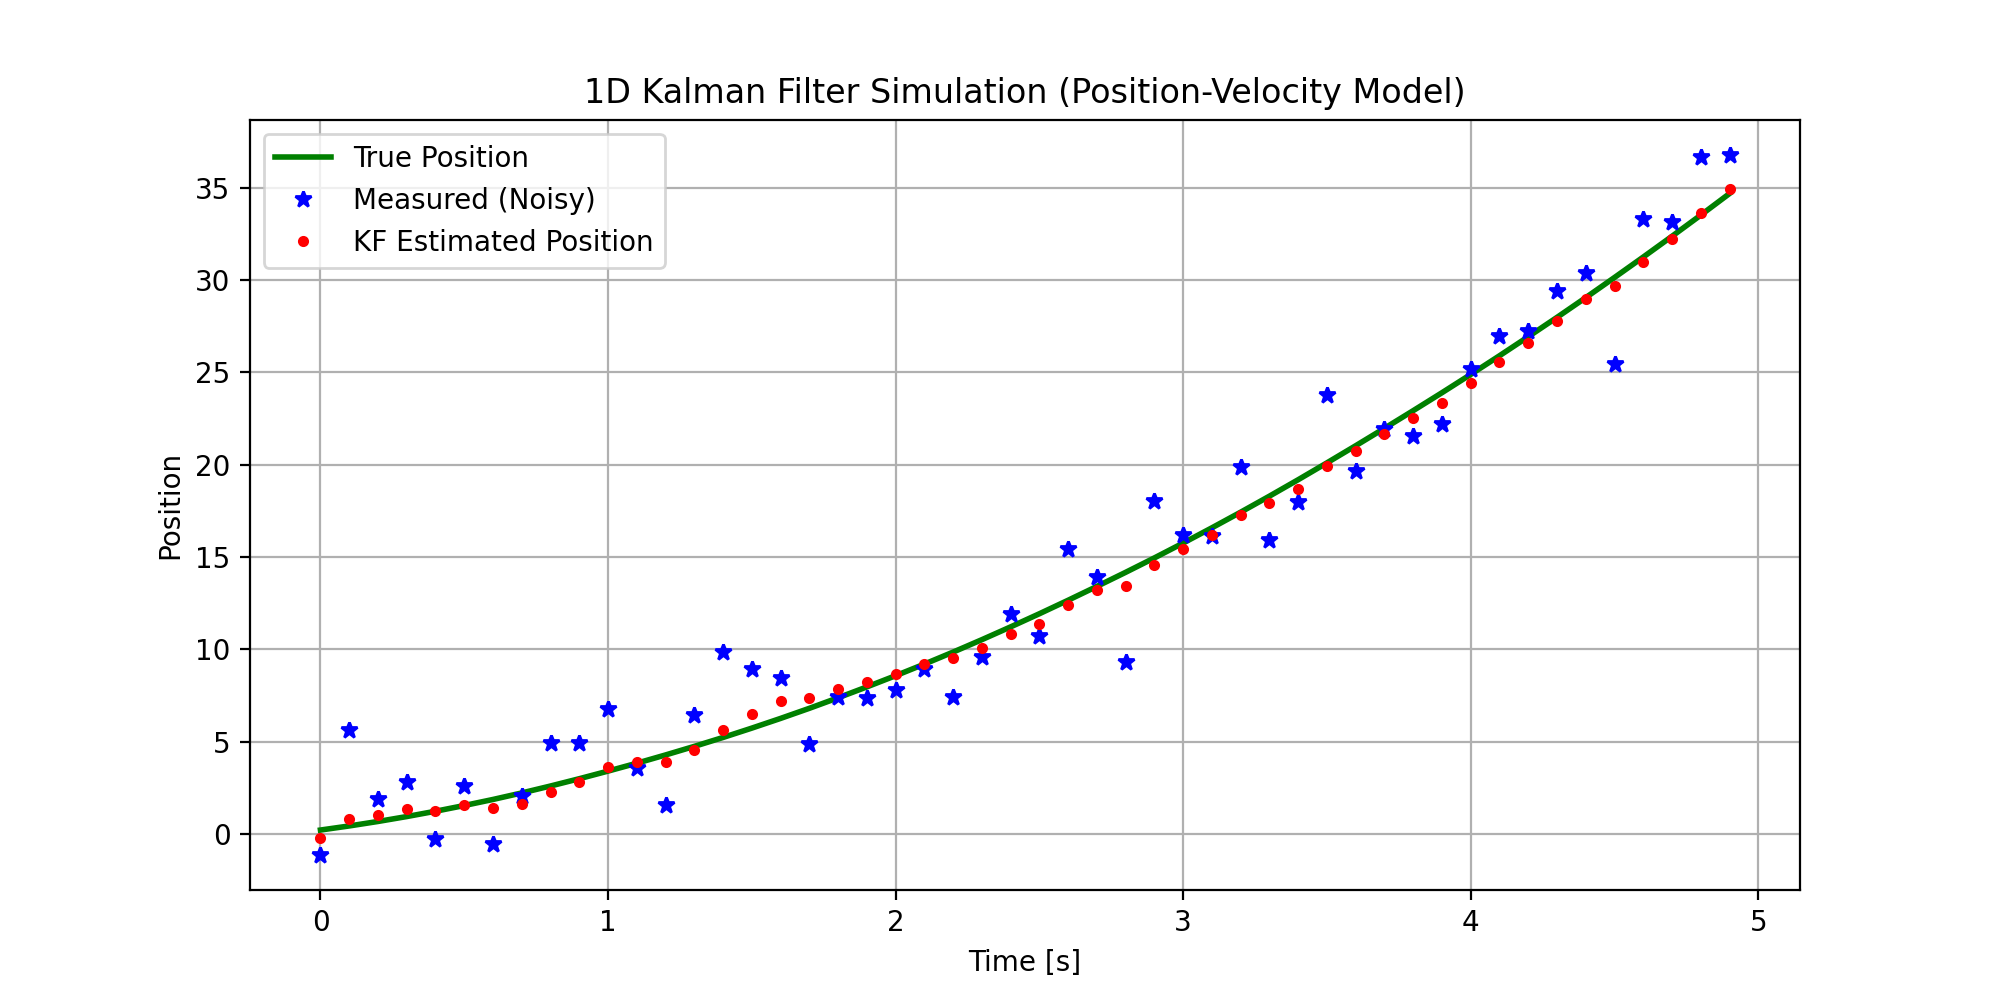

This chart was generated by the following Python code:
### Q1e. 1D Kalman Filter for Position and Velocity Estimation
###
###
###
### Complete the Kalman Filter update step below (marked with ???) to
### estimate the position and velocity of an object moving in 1D with
### constant acceleration.
### Use the provided system model, process noise, and measurement noise parameters.

import numpy as np
import matplotlib.pyplot as plt

# Simulation parameters
dt = 0.1        # time step
num_steps = 50

# True system model: constant velocity model in 1D
A = np.array([[1, dt],
              [0, 1]])  # state transition matrix
B = np.array([[0.5*dt**2],
              [dt]])     # control matrix (for acceleration input)
H = np.array([[1, 0]])   # measurement matrix

# Process and measurement noise
sigma_process = 0.5
sigma_measure = 2.0
Q = sigma_process**2 * np.array([[dt**4/4, dt**3/2],
                                 [dt**3/2, dt**2]])  # process noise covariance
R = np.array([[sigma_measure**2]])                   # measurement noise covariance

# Initialize
x_true = np.array([[0.0], [1.0]])   # true initial state (position, velocity)
x_est = np.array([[0.0], [0.0]])    # estimated initial state
P = np.eye(2) * 1.0                 # initial covariance

# Plotting arrays
true_positions = []
measured_positions = []
estimated_positions = []

# Simulation loop
for k in range(num_steps):
    # True system evolution
    a = 2.0  # constant acceleration
    process_noise = np.random.multivariate_normal([0.1, 0], Q).reshape(2, 1)
    x_true = A @ x_true + B * a + process_noise

    # Noisy measurement
    measurement_noise = np.random.normal(0, sigma_measure)
    z = H @ x_true + measurement_noise

    # Kalman Filter steps

    # 1. Prediction
    x_pred = A @ x_est + B * a
    P_pred = A @ P @ A.T + Q

    # 2. Update
    # ???
    y = z - H @ x_pred
    S = H @ P_pred @ H.T + R
    K = P_pred @ H.T @ np.linalg.inv(S)
    x_est = x_pred + K @ y
    P = (np.eye(2) - K @ H) @ P_pred

    # Save plotting arrays
    true_positions.append(x_true[0, 0])
    measured_positions.append(z[0, 0])
    estimated_positions.append(x_est[0, 0])

# Plot
t = np.arange(num_steps) * dt
plt.figure(figsize=(10, 5))
plt.plot(t, true_positions, 'g-', label='True Position', linewidth=2)
plt.plot(t, measured_positions, 'b*', label='Measured (Noisy)')
plt.plot(t, estimated_positions, 'r.', label='KF Estimated Position')
plt.xlabel('Time [s]')
plt.ylabel('Position')
plt.title('1D Kalman Filter Simulation (Position-Velocity Model)')
plt.legend()
plt.grid(True)
plt.show()
